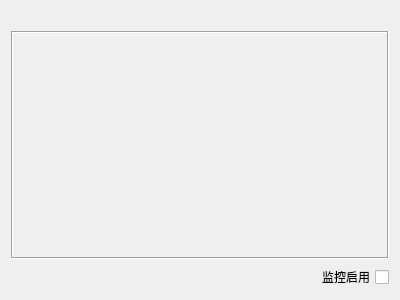
<?xml version="1.0" encoding="UTF-8"?>
<ui version="4.0">
 <class>Eyestack::Com_MVS::MvsCameraRunningUi</class>
 <widget class="QWidget" name="Eyestack::Com_MVS::MvsCameraRunningUi">
  <property name="geometry">
   <rect>
    <x>0</x>
    <y>0</y>
    <width>400</width>
    <height>300</height>
   </rect>
  </property>
  <layout class="QVBoxLayout" name="verticalLayout">
   <item>
    <widget class="QLabel" name="titleLabel"/>
   </item>
   <item>
    <widget class="QLabel" name="monitorLabel">
     <property name="sizePolicy">
      <sizepolicy hsizetype="Preferred" vsizetype="Expanding">
       <horstretch>0</horstretch>
       <verstretch>0</verstretch>
      </sizepolicy>
     </property>
     <property name="frameShape">
      <enum>QFrame::Box</enum>
     </property>
     <property name="frameShadow">
      <enum>QFrame::Sunken</enum>
     </property>
     <property name="alignment">
      <set>Qt::AlignCenter</set>
     </property>
    </widget>
   </item>
   <item>
    <widget class="QCheckBox" name="enableCheck">
     <property name="layoutDirection">
      <enum>Qt::RightToLeft</enum>
     </property>
     <property name="text">
      <string>监控启用</string>
     </property>
    </widget>
   </item>
  </layout>
 </widget>
 <resources/>
 <connections/>
</ui>
